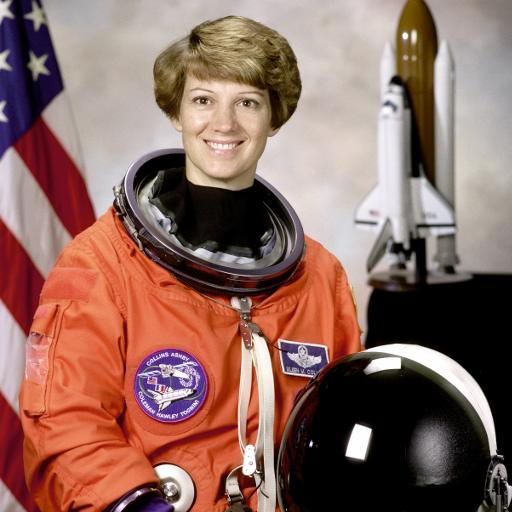
#> input picture images/astronaut.jpg, 512 x 512 px
$ jupyter execute image_restoration.ipynb
#> lines starting #> are read from the running program, lines starting #| are printed output that depends on the picture
[cell 1]
import numpy as np
import matplotlib.pyplot as plt
from skimage import io, color
from scipy.ndimage import convolve
from scipy.linalg import toeplitz, solve_triangular

[cell 2]
image = io.imread("images/astronaut.jpg")
#> image is the input picture: shape (512, 512, 3); mean R, G, B 141.6, 105.8, 96.6
gray = color.rgb2gray(image)
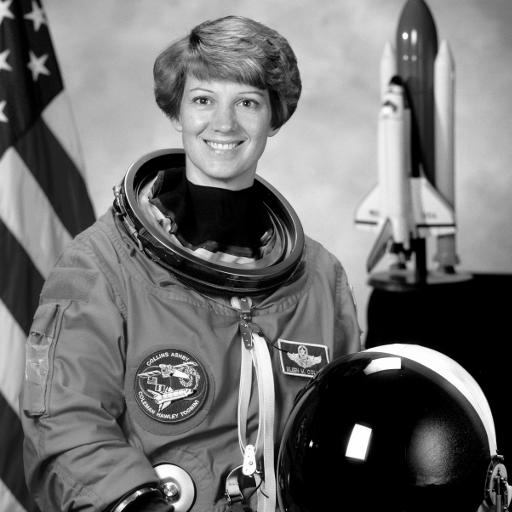
#> gray: shape (512, 512) float64; min 0, max 1, mean 0.442
gray.shape
#> Out = (512, 512)

[cell 3]
np.random.seed(42)
sigma, k = 1.5, 3
t = np.arange(-k, k + 1, dtype=float)
h = np.exp(-t ** 2 / (2 * sigma ** 2))
h /= h.sum()
kernel_2d = np.outer(h, h)

blurred = convolve(gray, kernel_2d)
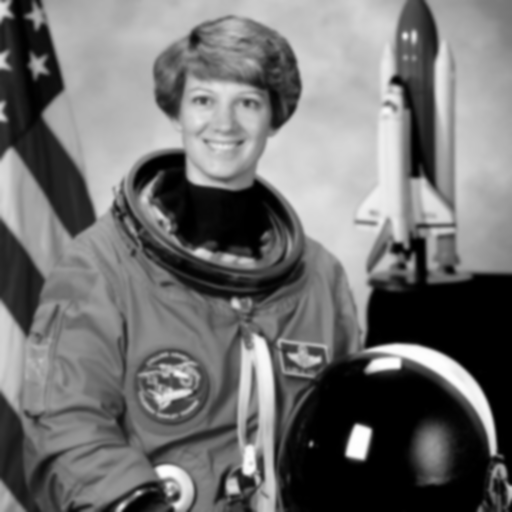
#> blurred: shape (512, 512) float64; min 0, max 0.998, mean 0.442
corrupted = blurred + 0.03 * np.random.randn(*gray.shape)
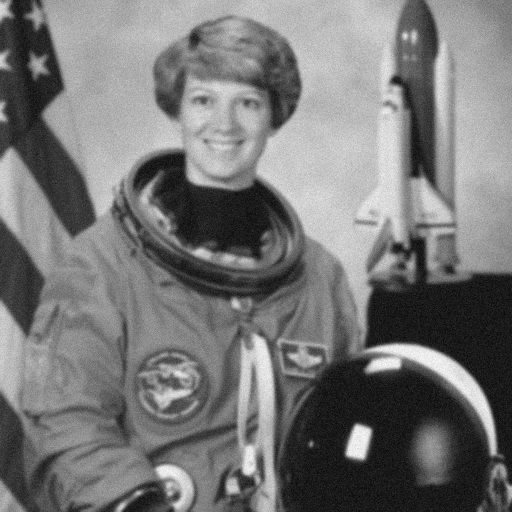
#> corrupted: shape (512, 512) float64; min -0.12, max 1.08, mean 0.442; drawn with min black and max white
corrupted = np.clip(corrupted, 0, 1)

fig, axes = plt.subplots(1, 2, figsize=(10, 5))
axes[0].imshow(gray, cmap="gray")
axes[0].set_title("Original")
axes[0].axis("off")
axes[1].imshow(corrupted, cmap="gray")
axes[1].set_title("Corrupted  (Blurred + Noise)")
axes[1].axis("off")
plt.tight_layout()
plt.show()

[cell 4]
n = 32
row0, col0 = 220, 220
patch_orig    = gray[row0:row0+n, col0:col0+n]
patch_corrupt = corrupted[row0:row0+n, col0:col0+n]
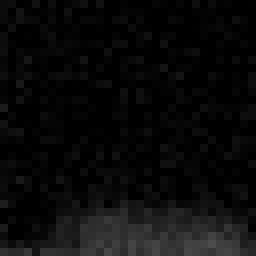
#> patch_corrupt: shape (32, 32) float64 (shown 8 times larger); min 0, max 0.301, mean 0.0414

first_col = np.zeros(n)
first_col[:k+1] = h[k::-1]
first_row = np.zeros(n)
first_row[:k+1] = h[k:]
A1d = toeplitz(first_col, first_row)
A   = np.kron(A1d, A1d)

b   = patch_corrupt.flatten()
#> b = 1024 values, max 0.301 at index 986, min 0 at index 5, mean 0.0414
lam = 0.05
M   = A.T @ A + lam * np.eye(n * n)
rhs = A.T @ b
#> rhs = 1024 values, max 0.195 at index 953, min 0.00234 at index 31, mean 0.0367

[cell 5]
def jacobi(M, rhs, max_iter=500, tol=1e-8):
    x = np.zeros(len(rhs))
    d = np.diag(M)
    R = M - np.diag(d)
    residuals = []
    for _ in range(max_iter):
        x = (rhs - R @ x) / d
        res = np.linalg.norm(M @ x - rhs)
        residuals.append(res)
        if res < tol:
            break
    return x, residuals

[cell 6]
def gauss_seidel(M, rhs, max_iter=500, tol=1e-8):
    L = np.tril(M)
    U = M - L
    x = np.zeros(len(rhs))
    residuals = []
    for _ in range(max_iter):
        x = solve_triangular(L, rhs - U @ x, lower=True)
        res = np.linalg.norm(M @ x - rhs)
        residuals.append(res)
        if res < tol:
            break
    return x, residuals

[cell 7]
x_jacobi, res_jacobi = jacobi(M, rhs)
#> in jacobi, `x = np.zeros(len(rhs))`: x = 1024 values from 0 to 0
#> in jacobi, `d = np.diag(M)`: d = 1024 values, max 0.0879 at index 227, min 0.0679 at index 0, mean 0.0861
#> in jacobi, `d = np.diag(M)`:
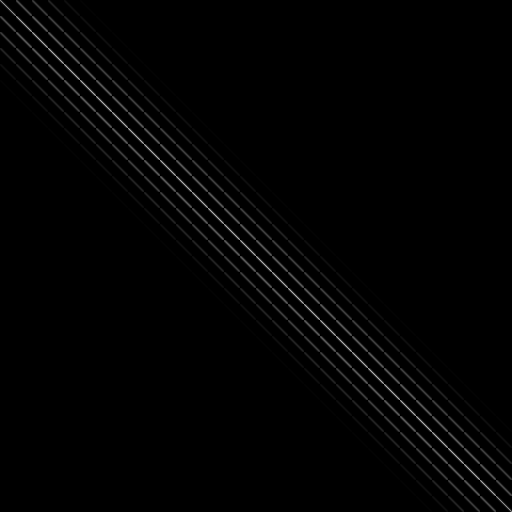
#> M: shape (1024, 1024) float64 (shown at 1/2 size); min 0, max 0.0879, mean 0.000914; drawn with min black and max white
#> in jacobi, `R = M - np.diag(d)`:
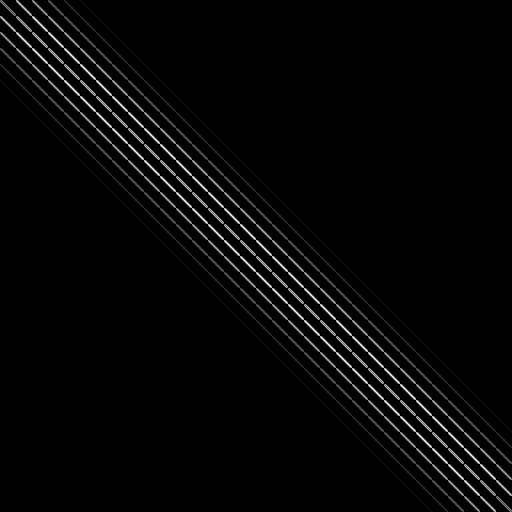
#> R: shape (1024, 1024) float64 (shown at 1/2 size); min 0, max 0.0338, mean 0.00083; drawn with min black and max white
#> the loop in jacobi, `for _ in range(max_iter):` made 500 passes
#> res on passes 1 to 3: 16.39, 152.9, 1476.5
#> after the loop in jacobi, `for _ in range(max_iter):`: residuals = 500 items, first 6: 16.39, 152.9, 1476.5, 14565, 145804.7, 1475270.6
#> res_jacobi has the same summary as residuals in jacobi
x_gs,     res_gs     = gauss_seidel(M, rhs)
#> in gauss_seidel, `U = M - L`:
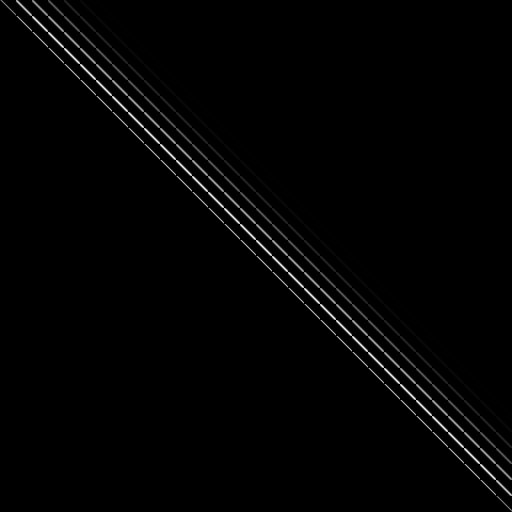
#> U: shape (1024, 1024) float64 (shown at 1/2 size); min 0, max 0.0338, mean 0.000415; drawn with min black and max white
#> in gauss_seidel, `x = np.zeros(len(rhs))`: x = 1024 values from 0 to 0
#> the loop in gauss_seidel, `for _ in range(max_iter):` made 138 passes
#> res on passes 1 to 12: 1.68, 1.41, 1.19, 1.01, 0.85, 0.718, 0.605, 0.507, 0.408, 0.272, 0.117, 0.0851
#> after the loop in gauss_seidel, `for _ in range(max_iter):`: residuals = 138 values, max 1.68 at index 0, min 9.26e-09 at index 137, mean 0.0661; x = 1024 values, max 0.375 at index 1016, min -0.0586 at index 898, mean 0.045
#> x_gs has the same summary as x in gauss_seidel; res_gs has the same summary as residuals in gauss_seidel
x_direct             = np.linalg.solve(M, rhs)
#> x_direct has the same summary as x in gauss_seidel

print(f"Jacobi       : {len(res_jacobi)} iters,  residual = {res_jacobi[-1]:.2e}")
#| Jacobi       : 500 iters,  residual = nan
print(f"Gauss-Seidel : {len(res_gs)} iters,  residual = {res_gs[-1]:.2e}")
#| Gauss-Seidel : 138 iters,  residual = 9.26e-09
print(f"Direct solve : residual = {np.linalg.norm(M @ x_direct - rhs):.2e}")
#| Direct solve : residual = 5.77e-16

[cell 8]
fig, axes = plt.subplots(1, 5, figsize=(22, 4))
imgs   = [patch_orig, patch_corrupt,
          x_jacobi.reshape(n, n), x_gs.reshape(n, n), x_direct.reshape(n, n)]
titles = ["Original", "Corrupted", "Jacobi", "Gauss-Seidel", "Direct  (Gauss Elim)"]
for ax, img, title in zip(axes, imgs, titles):
    ax.imshow(img, cmap="gray", vmin=0, vmax=1)
    ax.set_title(title)
    ax.axis("off")
#> this loop made 5 passes
#> title on passes 1 to 5: 'Original', 'Corrupted', 'Jacobi', 'Gauss-Seidel', 'Direct  (Gauss Elim)'
plt.tight_layout()
plt.show()
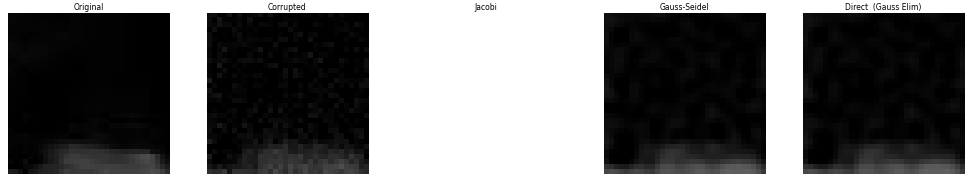
#> figure drawn by matplotlib, 5 panels

[cell 9]
plt.figure(figsize=(9, 5))
plt.semilogy(res_jacobi, label="Jacobi")
plt.semilogy(res_gs,     label="Gauss-Seidel")
plt.xlabel("Iteration")
plt.ylabel("Residual  ||Mx - b||")
plt.title("Convergence of Iterative Solvers")
plt.legend()
plt.grid(True, which="both", alpha=0.4)
plt.tight_layout()
plt.show()
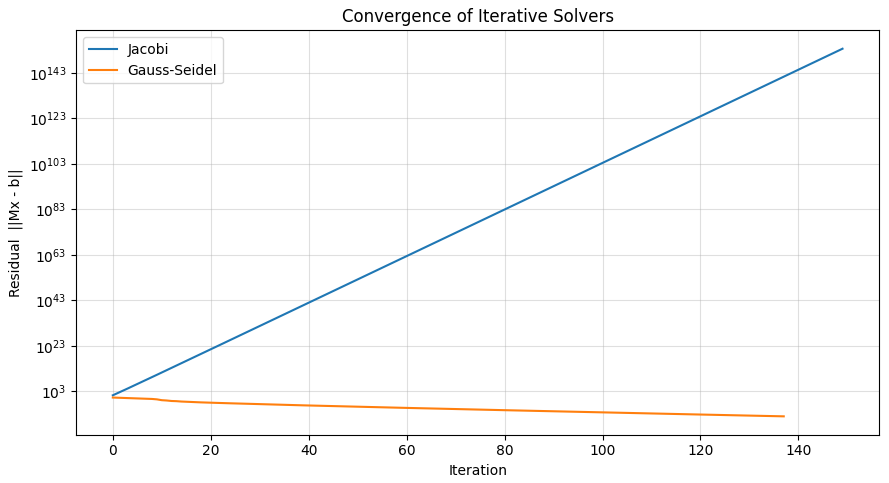
#> figure drawn by matplotlib, 1 panel; curve peaks at x = 0, y = 1.68

[cell 10]
cond_unreg = np.linalg.cond(A.T @ A)
cond_reg   = np.linalg.cond(M)
#> cond_reg = 20.32
print(f"Condition number  without regularization : {cond_unreg:.2e}")
print(f"Condition number  with    lam = {lam}      : {cond_reg:.2e}")
#| Condition number  with    lam = 0.05      : 2.03e+01

M_unreg = A.T @ A + 1e-10 * np.eye(n * n)
x_unreg = np.linalg.solve(M_unreg, rhs)
#> x_unreg = 1024 values, max 470.8 at index 477, min -494.6 at index 834, mean 0.0552

fig, axes = plt.subplots(1, 2, figsize=(10, 4))
axes[0].imshow(x_direct.reshape(n, n), cmap="gray", vmin=0, vmax=1)
axes[0].set_title(f"With regularization  (lam={lam})")
axes[0].axis("off")
axes[1].imshow(np.clip(x_unreg.reshape(n, n), 0, 1), cmap="gray")
axes[1].set_title("Without regularization  (lam ~ 0)")
axes[1].axis("off")
plt.suptitle("Why condition number matters")
plt.tight_layout()
plt.show()
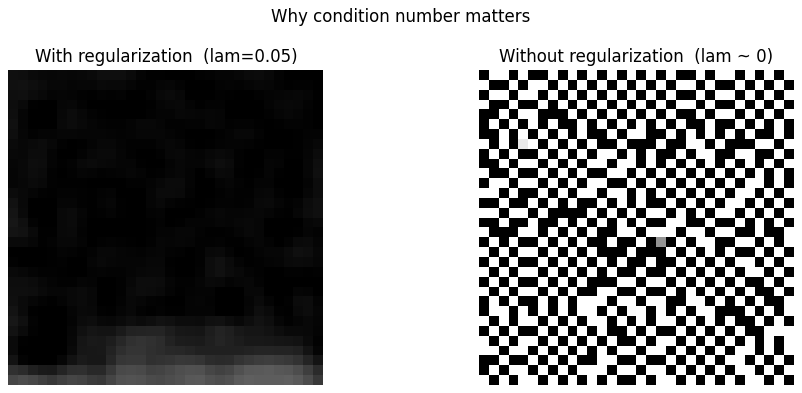
#> figure drawn by matplotlib, 2 panels

$ run again, with images/condition_number.png saved as images/astronaut.jpg
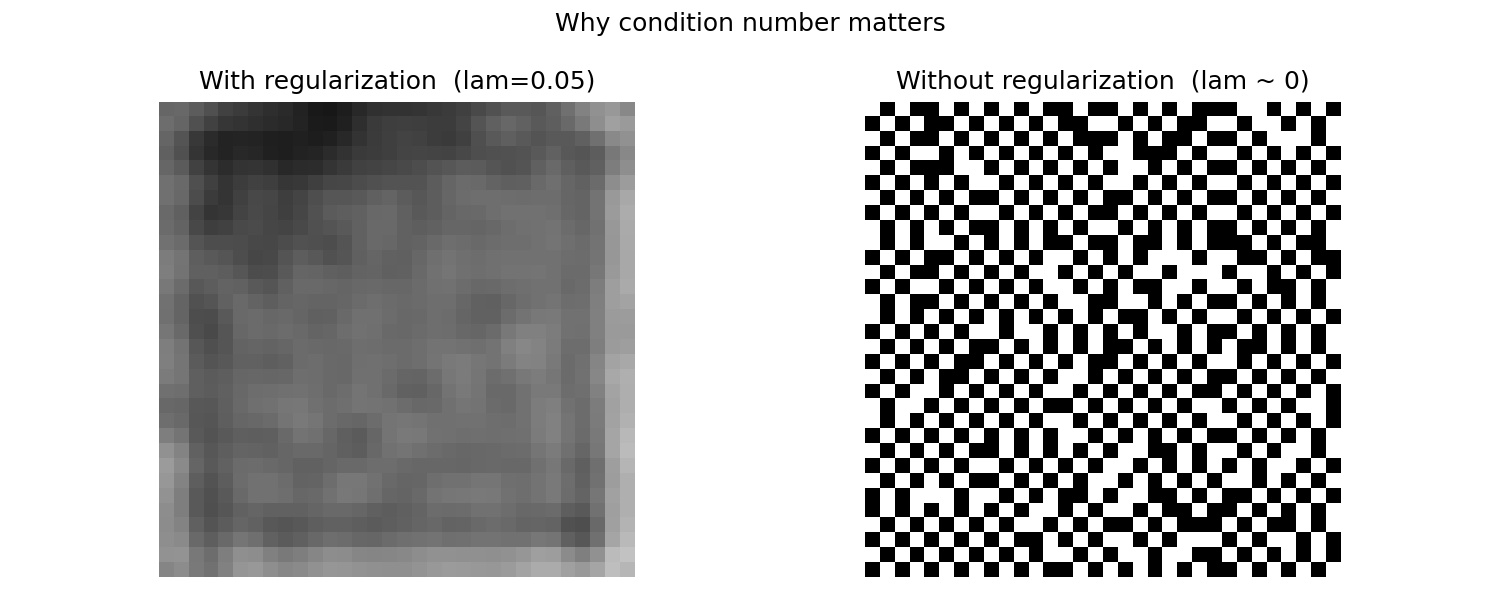
#> input picture images/condition_number.png, 1500 x 600 px
#> image is the input picture: shape (600, 1500, 3); min 0, max 255, mean 183.6
#> b = 1024 values, max 0.375 at index 995, min 0.168 at index 41, mean 0.287
#> rhs = 1024 values, max 0.311 at index 912, min 0.101 at index 0, mean 0.268
#> in jacobi, `x = np.zeros(len(rhs))`: x = 1024 values from 0 to 0
#> d = 1024 values, max 0.0879 at index 227, min 0.0679 at index 0, mean 0.0861
#> the loop in jacobi, `for _ in range(max_iter):` made 500 passes
#> res on passes 1 to 3: 88.54, 917.3, 9566.6
#> after the loop in jacobi, `for _ in range(max_iter):`: residuals = 500 items, first 6: 88.54, 917.3, 9566.6, 100167.5, 1051557.8, 11059472.2
#> res_jacobi has the same summary as residuals in jacobi
#> in gauss_seidel, `x = np.zeros(len(rhs))`: x = 1024 values from 0 to 0
#> the loop in gauss_seidel, `for _ in range(max_iter):` made 135 passes
#> res on passes 1 to 8: 7.06, 5.6, 4.43, 3.47, 2.69, 2.03, 1.48, 1.04
#> after the loop in gauss_seidel, `for _ in range(max_iter):`: residuals = 135 values, max 7.06 at index 0, min 9.62e-09 at index 134, mean 0.218; x = 1024 values, max 0.51 at index 993, min 0.166 at index 266, mean 0.295
#> x_gs has the same summary as x in gauss_seidel; res_gs has the same summary as residuals in gauss_seidel
#> x_direct has the same summary as x in gauss_seidel
#| Jacobi       : 500 iters,  residual = nan
#| Gauss-Seidel : 135 iters,  residual = 9.62e-09
#| Direct solve : residual = 2.87e-15
#> the loop `for ax, img, title in zip(axes, imgs, titles):` made 5 passes
#> title on passes 1 to 5: 'Original', 'Corrupted', 'Jacobi', 'Gauss-Seidel', 'Direct  (Gauss Elim)'
#> `plt.show()`:
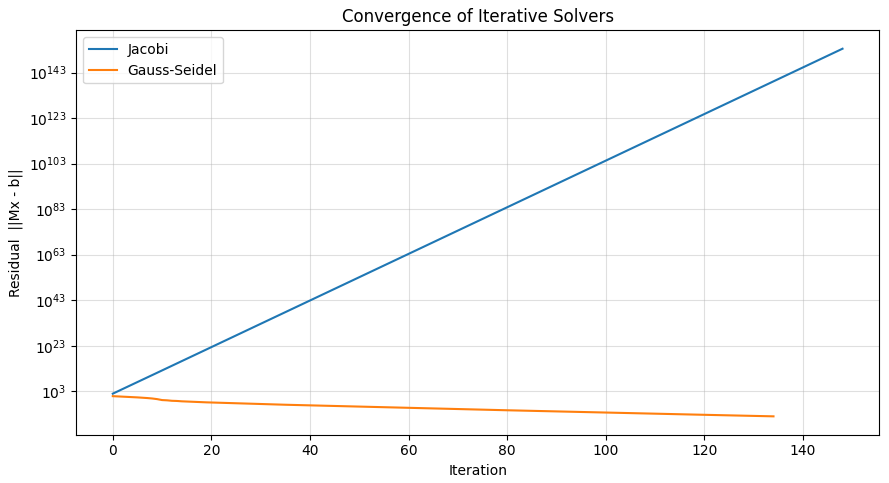
#> figure drawn by matplotlib, 1 panel; curve peaks at x = 0, y = 7.06
#> cond_reg = 20.32
#| Condition number  with    lam = 0.05      : 2.03e+01
#> x_unreg = 1024 values, max 731.3 at index 605, min -647 at index 604, mean 0.326
#> `plt.show()`:
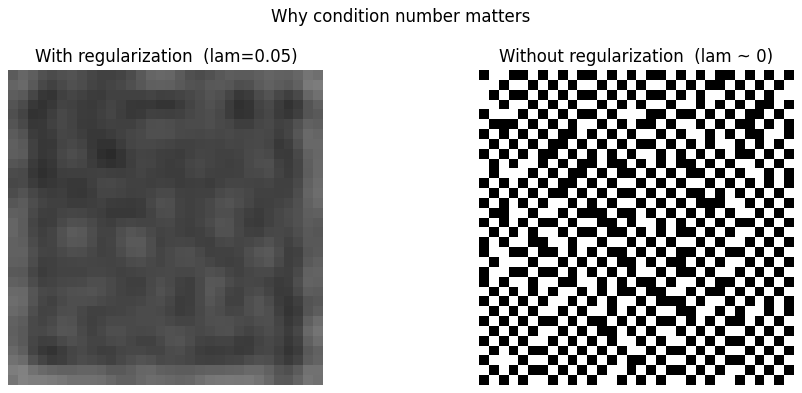
#> figure drawn by matplotlib, 2 panels
